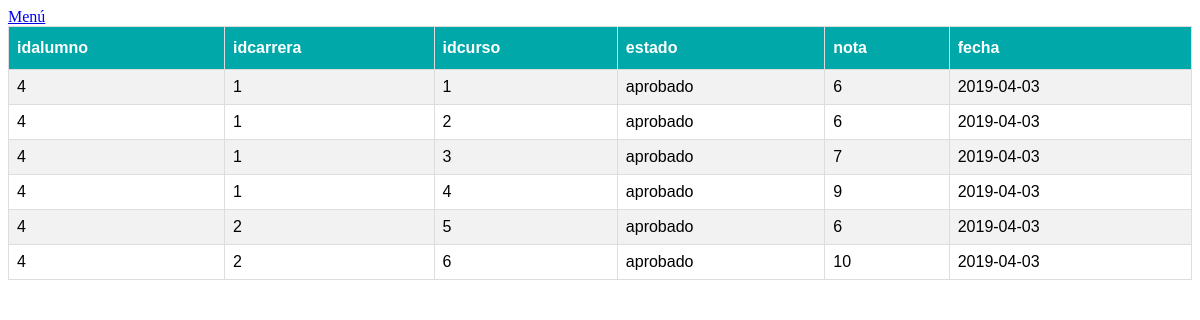
Screenshot of /vistas/vistaHistoriaAcademica.php with the database file from the repository.
### tables this page shows
CREATE TABLE historia_academica(
    idalumno integer REFERENCES alumno (identificador),
    idcarrera integer REFERENCES carrera (identificador),
    idcurso integer REFERENCES curso (identificador),
    estado ENUM('libre', 'en curso', 'aprobado'),
    nota smallint,
    fecha date
);

### vistas/vistaHistoriaAcademica.php (the view, shortened to what this page needs)
<?php
	include __DIR__ . '/../head.php';
?>
<body>
	<div id="cards" class="cards">
		<a href="../index.php">Menú</a><br>
		<?php
			$tableName = 'historia_academica';
			$primerColumna = 'idalumno';
			include __DIR__ . "/../defines.php";
			$sql = "SHOW COLUMNS FROM $tableName";
			$result = mysqli_query($mysqli, $sql);
			while($x = mysqli_fetch_assoc($result)){
				$fields[] = $x['Field'];
			}
			echo "<table id='tablaDatos'><tr>";
			foreach($fields as $f){
				echo "<th>$f</th>";
			}
			echo "</tr>";
			$sql = "SELECT * FROM $tableName ORDER BY $primerColumna DESC";
			if ($result=mysqli_query($mysqli,$sql))
			{
				while ($row=mysqli_fetch_row($result))
				{
					echo "<tr>";
					foreach($row as $key => $value){
						echo "<td>$value</td>";
					}
					echo "</tr>";
				}
			}else{
				echo $result->$error;
			}
			echo "</table>";
		?>
	</div>
</body>
</html>

### head.php (shortened to what this page needs)
<!DOCTYPE html>
<html lang="es">
<head>
	<link rel="stylesheet" type="text/css" href="../css/style.css">
</head>

### css/style.css (style rules this page uses)
#tablaDatos { font-family: "Trebuchet MS", Arial, Helvetica, sans-serif; border-collapse: collapse; width: 100%; }
#tablaDatos td, #tablaDatos th { border: 1px solid #ddd; padding: 8px; }
#tablaDatos tr:nth-child(even) { background-color: #f2f2f2; }
#tablaDatos th { padding-top: 12px; padding-bottom: 12px; text-align: left; background-color: #00A8A9; color: white; }

### rows the page displays
historia_academica: idalumno "4", idcarrera "1", idcurso "1", estado "aprobado", nota "6", fecha "2019-04-03"
historia_academica: idalumno "4", idcarrera "1", idcurso "2", estado "aprobado", nota "6", fecha "2019-04-03"
historia_academica: idalumno "4", idcarrera "1", idcurso "3", estado "aprobado", nota "7", fecha "2019-04-03"
historia_academica: idalumno "4", idcarrera "1", idcurso "4", estado "aprobado", nota "9", fecha "2019-04-03"
historia_academica: idalumno "4", idcarrera "2", idcurso "5", estado "aprobado", nota "6", fecha "2019-04-03"
historia_academica: idalumno "4", idcarrera "2", idcurso "6", estado "aprobado", nota "10", fecha "2019-04-03"

### other values shown
$f "idalumno"
$f "idcarrera"
$f "idcurso"
$f "estado"
$f "nota"
$f "fecha"
